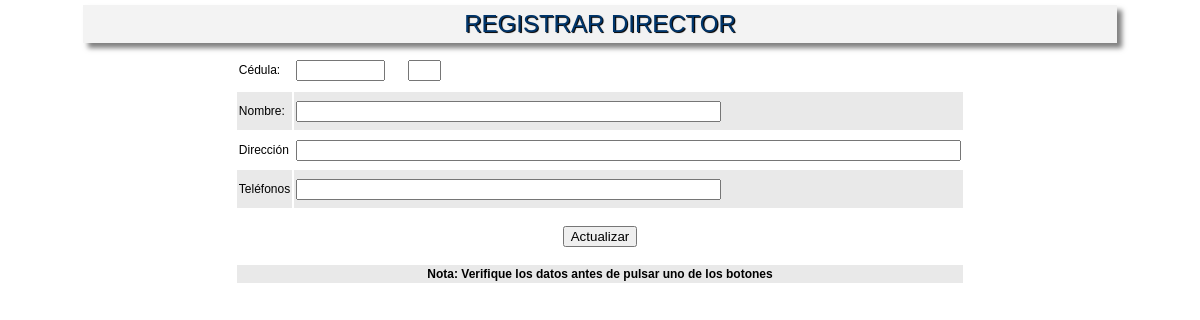
/registrar_director.php, run on an earlier commit of the app's database.
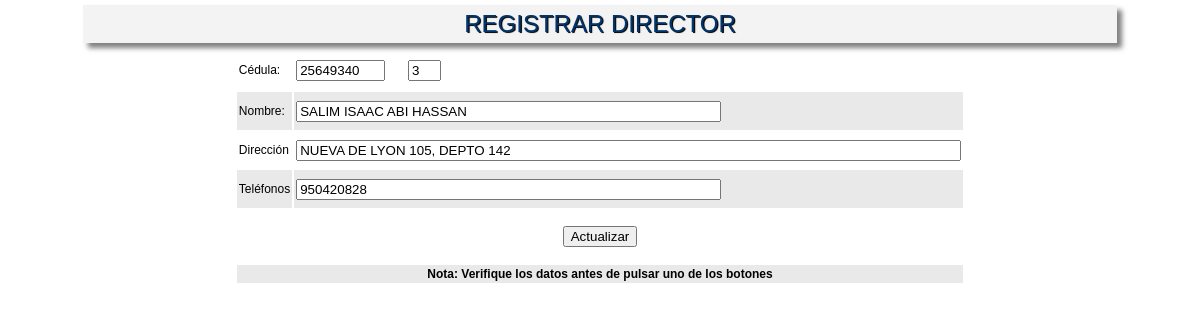
And on a later commit of the database.
### tables this page shows
CREATE TABLE `prof` (
  `id_prof` int(11) NOT NULL,
  `ci_prof` int(9) NOT NULL,
  `ci_prof2` varchar(1) NOT NULL,
  `nom_prof` varchar(30) NOT NULL,
  `dir_prof` varchar(150) NOT NULL,
  `tlf_prof` varchar(50) NOT NULL,
  `retirado` int(1) NOT NULL,
  `director` int(1) DEFAULT 0
);

### registrar_director.php (the view, shortened to what this page needs)
<?php
$ci_prof2 = trim($_POST['ci_prof2'] ?? '');
$ci_prof = $_POST['ci_prof'] ?? '';
$nom_prof = $_POST['nom_prof'] ?? '';
$tlf_prof = $_POST['tlf_prof'] ?? '';
$dir_prof = $_POST['dir_prof'] ?? '';
$i = $_POST['i'] ?? 0;
$conexion = conectarse_escuela();
if ($i <= 0) {
    $stmt = $conexion->prepare("SELECT * FROM prof WHERE id_prof = 1");
    $stmt->execute();
    $result = $stmt->get_result();
    if ($result->num_rows > 0) {
        $datos = $result->fetch_assoc();
        $ci_prof = $datos['ci_prof'];
        $ci_prof2 = $datos['ci_prof2'];
        $nom_prof = $datos['nom_prof'];
        $dir_prof = $datos['dir_prof'];
        $tlf_prof = $datos['tlf_prof'];
    }
}
?>
<!DOCTYPE html>
<html lang="es">
<head>
</head>
<body>
<center>
<form id="form1" name="form1" method="post" action="registrar_director.php">
    <div class="caja" align="center" >
        <font class="sombra" color="#00366C" face="Arial Black, Gadget, sans-serif" size="5">
        REGISTRAR DIRECTOR
        </font>
    </div>
    <table width="599" border="0" align="center" cellpadding="2" cellspacing="2">
        <tr align="left">
            <td width="89" height="36">Cédula:</td>
            <td width="49">
                <input name="ci_prof" type="text" id="ci_prof" value="<?php echo htmlspecialchars($ci_prof);?>" onkeyup="return ValNumero(this);" maxlength="8" size="8" />
            </td>
            <td width="6">
                <input name="ci_prof2" type="text" id="ci_prof2" value="<?php echo htmlspecialchars($ci_prof2);?>" maxlength="1" size="1" />
            </td>
            <td width="429">
            </td>
        </tr>
        <tr align="left">
            <td height="34" bgcolor="#E9E9E9">Nombre:</td>
            <td colspan="3" bgcolor="#E9E9E9">
                <input name="nom_prof" type="text" id="nom_prof" value="<?php echo htmlspecialchars($nom_prof);?>" size="50" maxlength="80" />
            </td>
        </tr>
        <tr align="left">
            <td height="32">Dirección</td>
            <td colspan="3">
                <input name="dir_prof" type="text" id="dir_prof" value="<?php echo htmlspecialchars($dir_prof);?>" size="80" maxlength="150" />
            </td>
        </tr>
        <tr align="left">
            <td height="34" bgcolor="#E9E9E9">Teléfonos</td>
            <td colspan="3" bgcolor="#E9E9E9">
                <input name="tlf_prof" type="text" id="tlf_prof" value="<?php echo htmlspecialchars($tlf_prof);?>" size="50" maxlength="50" />
            </td>
        </tr>
        <tr>
            <td height="49" colspan="4" align="center">
                <input type="submit" name="button" id="button" value="Actualizar" />
            </td>
        </tr>
        <tr>
            <td colspan="4" align="center" bgcolor="#E9E9E9"><strong>Nota: Verifique los datos antes de pulsar uno de los botones</strong></td>
        </tr>
    </table>
</form>
</center>
</body>
</html>

What changed in the data, as far as the page shows it:
added prof: ci_prof "25649340", ci_prof2 "3", nom_prof "SALIM ISAAC ABI HASSAN", dir_prof "NUEVA DE LYON 105, DEPTO 142", tlf_prof "950420828"
